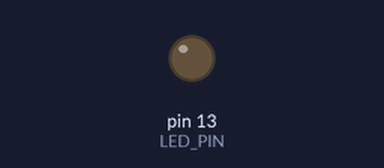
The sketch below on a simulated Arduino Uno, built with avr-gcc and run on an emulated ATmega328P. Parts: output pins drawn as LEDs (lit = HIGH). What the sketch prints to the serial monitor is not drawn.

Above: at 0.15 s.
At 5.0 s:
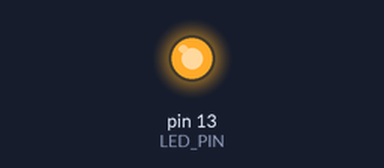
Timing chart, 0 to 9.7 s (numbered marks = the images above):
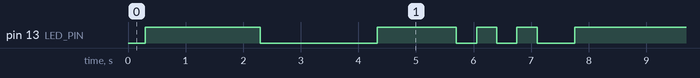

The sketch:

0sx_labo_01.ino
```cpp
const int LED_PIN = 13;
const long STUDENT_ID = 6228332;

enum AppState{
  ON_OFF_STATE,
  FADE_STATE,
  BLINK_STATE
};

AppState appCurrentState = ON_OFF_STATE;

void setup(){
  pinMode(LED_PIN, OUTPUT);
  Serial.begin(9600);
}

void loop(){

  switch(appCurrentState){
    case ON_OFF_STATE:
      onoffState();
      break;
    case FADE_STATE:
      fadeState();
      break;
    case BLINK_STATE:
      blinkState();
      break;
  }
}

void onoffState(){
  Serial.print("Etat : Allume – ");
  Serial.println(STUDENT_ID);

  digitalWrite(LED_PIN, LOW);
  delay(300);

  digitalWrite(LED_PIN, HIGH);
  delay(2000);

  digitalWrite(LED_PIN, LOW);
  delay(1000);

  appCurrentState = FADE_STATE;
}

void fadeState(){
  Serial.print("Etat : Varie – ");
  Serial.println(STUDENT_ID);

  int forloopDelay = 2048 / 256;

  for(int i = 0;  i <= 255;  i++){
    analogWrite(LED_PIN, i);
    delay(forloopDelay);
  }

  appCurrentState = BLINK_STATE;
}

void blinkState(){
  Serial.print("Etat : Clignotement – ");
  Serial.println(STUDENT_ID);

  int penultimate = (STUDENT_ID / 10) % 10;

  if(penultimate == 0){
    penultimate = 10;
  }

  int numberOfBlinks = (penultimate + 1) / 2;

  for(int i = 0; i <= numberOfBlinks; i++){
    digitalWrite(LED_PIN, HIGH);
    delay(350);

    digitalWrite(LED_PIN, LOW);
    delay(350);
  }

  appCurrentState = ON_OFF_STATE;
}
```

Measured:
- by itself, pin 13 (LED_PIN): repeats every 7.5 s: LOW 2.0 s, HIGH 1.4 s, 2 × (LOW 0.35 s, HIGH 0.35 s), LOW 0.65 s, HIGH 2.0 s
- by itself, everything shown: repeats every 7.5 s, in 8 steps
